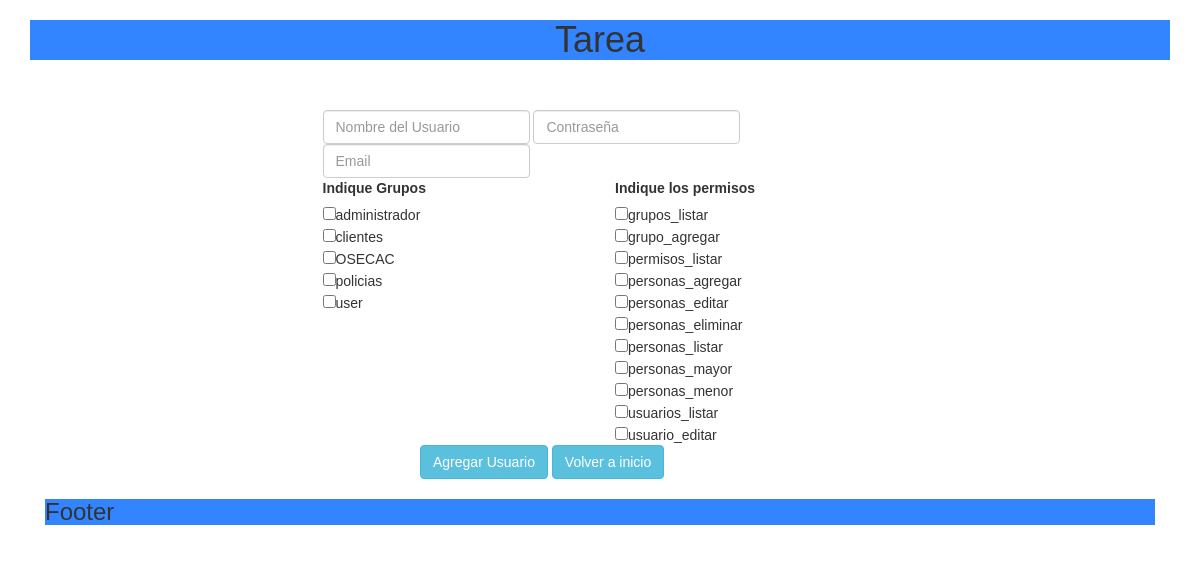
The page /agregarUsuario.php on the database as committed earlier.
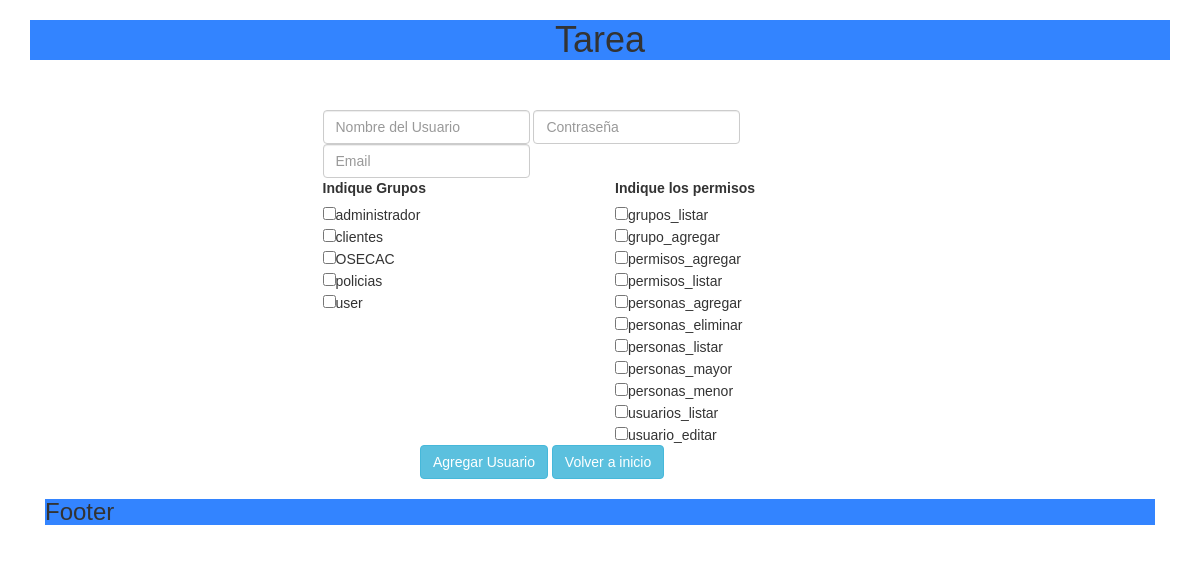
The same page on the database as committed later.
### tables this page shows
CREATE TABLE `grupos` (
  `id` int(11) NOT NULL,
  `name` varchar(255) NOT NULL
);

CREATE TABLE `permisos` (
  `id` int(11) NOT NULL,
  `name` varchar(255) NOT NULL
);

### functions/funciones.php (called while the page is built, shortened)
<?php
function getPermisos() {
    $pdo = conectar();
    $statement = $pdo->prepare("SELECT *"
            . "FROM permisos");
    $statement->execute();
    $result = $statement->fetchAll();
    return $result;
}
function getGrupos() {
    $pdo = conectar();
    $statement = $pdo->prepare("SELECT *
                               FROM grupos");
    $statement->execute();
    $result = $statement->fetchAll();
    return $result;
}
?>

### web/agregarUsuario.php (the view, shortened to what this page needs)
<?php
require_once("../functions/funciones.php");
?>
<!DOCTYPE html>
<html>
    <head>
    </head>
    <body>
        <br/>
        <br/>
        <form class="form-inline" action="../functions/funAgregarUsuario.php" method="POST">
            <div class="row">
                <div class="col-md-6 col-md-offset-3 col-sm-10 col-sm-offset-2">
                    <input type="text" class="form-control" placeholder="Nombre del Usuario" name="nameUser">
                    <input type="password" class="form-control" placeholder="Contraseña" name="passUser">
                    <input type="text" class="form-control" placeholder="Email" name="email">  <br/>
                </div>
            </div>
            <div class="row">
                <div class="col-sm-3 col-sm-offset-3">
                    <label>Indique Grupos</label><br/>
                    <?php
                    foreach (getGrupos() as $grupo) {
                        ?>
                        <input type="checkbox" name="grupos[]" value="<?php echo $grupo['id'] ?>"><?php echo $grupo['name'] ?><br/>
                        <?php
                    }
                    ?>
                </div>
                <div class="col-md-3 ">
                    <label>Indique los permisos</label><br/>
                    <?php
                    foreach (getPermisos() as $permiso) {
                        ?>
                        <input type="checkbox" name="permisos[]" value="<?php echo $permiso['id'] ?>"><?php echo $permiso['name'] ?><br/>
                        <?php
                    }
                    ?>
                </div>
            </div>
            <div class="row">
                <div class="col-sm-6 col-sm-offset-4">
                    <input type="submit" value="Agregar Usuario" class="btn btn-info" id="agregar">
                    <a href="index.php" class="btn btn-info">Volver a inicio</a>
                </div>
            </div>
        </form>
    </body>
</html>

Rows that differ between the two databases and show on the page:
removed permisos: name "personas_editar"
added permisos: name "permisos_agregar"
